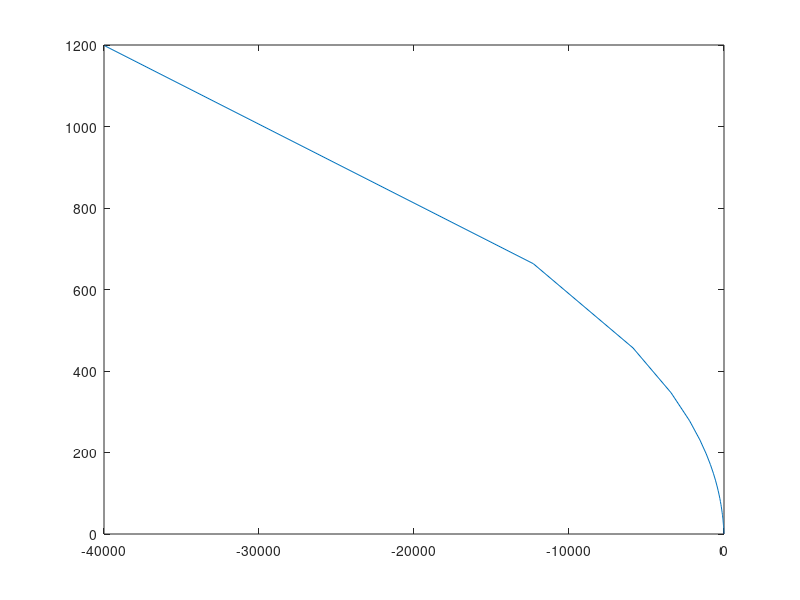

Write MATLAB code to recreate this figure.
omega = linspace(0.01,8,1000);

% Введи сюда твою ПФ и получи годограф (я не оформлял это нормально и делал
% в спешке прямо на КР)
W = 4.*(1i.*omega+1)./((1i.*omega).^2.*(1+4.*1i.*omega));


plot(real(W),imag(W));
